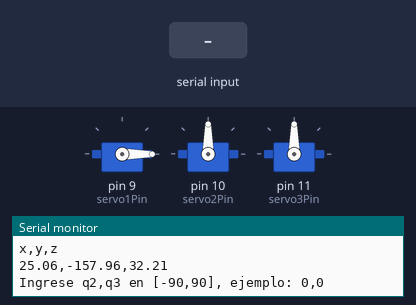
The sketch below on a simulated Arduino Uno, built with avr-gcc and run on an emulated ATmega328P. Parts: 3 × servo, the last lines printed to the serial monitor. The test bench sets the inputs (shaded band).

Above: at 1.2 s.
1.3 s: "90,45\n" received over Serial
At 2.2 s:
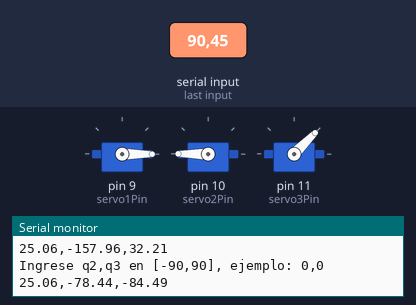
2.8 s: "1,90\n" received over Serial
At 3.3 s:
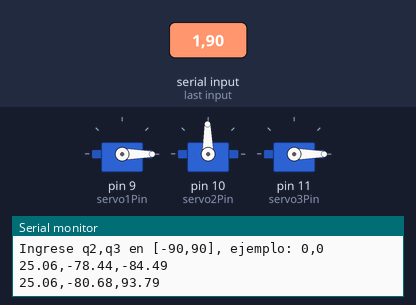
Timing chart, 0 to 5.8 s (numbered marks = the images above; inputs shaded):
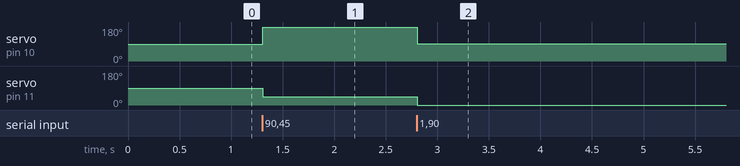

The sketch:

DK_Manual.ino
```cpp
#include <Servo.h>
#include <Math.h>

Servo servo1; // q1
Servo servo2; // q2 (fémur)
Servo servo3; // q3 (tibia)

const int servo1Pin = 9;
const int servo2Pin = 10;
const int servo3Pin = 11;

float q1_deg = 0.0;  // q1 = 0° modelo
float q2_deg = 0.0;  // Modelo: -90 a +90, 0 = 90° servo
float q3_deg = 0.0;  // Modelo: -90 a +90, 0 = 90° servo

void setup() {
  Serial.begin(9600);
  servo1.attach(servo1Pin);
  servo2.attach(servo2Pin);
  servo3.attach(servo3Pin);

  moveServos(q1_deg, q2_deg, q3_deg);

  float x, y, z;
  forwardKinematics(q1_deg, q2_deg, q3_deg, x, y, z);

  // Imprimir cabezales (opcional, se pueden omitir)
  Serial.println("x,y,z");
  // Imprimir posición inicial
  Serial.print(x); Serial.print(","); Serial.print(y); Serial.print(","); Serial.println(z);
  // Indicar al usuario cómo ingresar datos:
  Serial.println("Ingrese q2,q3 en [-90,90], ejemplo: 0,0");
}

void loop() {
  if (Serial.available() > 0) {
    String input = Serial.readStringUntil('\n');
    input.trim();
    int commaIndex = input.indexOf(',');

    if (commaIndex > 0) {
      String q2String = input.substring(0, commaIndex);
      String q3String = input.substring(commaIndex + 1);

      float q2Input = q2String.toFloat();
      float q3Input = q3String.toFloat();

      if (q2Input >= -90 && q2Input <= 90 && q3Input >= -90 && q3Input <= 90) {
        q2_deg = q2Input;
        q3_deg = q3Input;

        moveServos(q1_deg, q2_deg, q3_deg);

        float x, y, z;
        forwardKinematics(q1_deg, q2_deg, q3_deg, x, y, z);
        // Imprimir sólo valores x,y,z
        Serial.print(x); Serial.print(","); Serial.print(y); Serial.print(","); Serial.println(z);
      } else {
        Serial.println("Error: Angulos fuera de rango");
      }
    } else {
      Serial.println("Error: Formato incorrecto. Use q2,q3 (ej: 0,0)");
    }
  }
}

void forwardKinematics(float q1_deg, float q2_deg, float q3_deg, float &x, float &y, float &z) {
  float q1 = radians(q1_deg);
  float q2 = radians(q2_deg);
  float q3 = radians(q3_deg);

  float s1 = sin(q1);
  float c1 = cos(q1);
  float s2 = sin(q2);
  float c2 = cos(q2);
  float s23 = sin(q2 - q3);
  float c23 = cos(q2 - q3);

  x = 7.96*s1*s23 + 64.49*s1*c2 + 70.54*s1*c23 + 22.93*s1 + 25.06*c1;
  y = 25.06*s1 - 7.96*s23*c1 - 64.49*c1*c2 - 70.54*c1*c23 - 22.93*c1;
  z = -64.49*s2 - 70.54*s23 + 7.96*c23 + 24.25;
}

void moveServos(float q1_model, float q2_model, float q3_model) {
  // Mapear q2 y q3 al servo
  float servo2_angle = q2_model + 90.0;     // q2: 0° modelo→90° servo, +90° modelo→180°, -90°→0°
  float servo3_angle = 90.0 - q3_model;     // q3: 0° modelo→90° servo, +90°→0°, -90°→180°
  float servo1_angle = q1_model;            // q1 sin ajuste

  servo1_angle = constrain(servo1_angle, 0, 180);
  servo2_angle = constrain(servo2_angle, 0, 180);
  servo3_angle = constrain(servo3_angle, 0, 180);

  servo1.write(servo1_angle);
  servo2.write(servo2_angle);
  servo3.write(servo3_angle);
}
```

Measured:
- after the input at 1.3 s, servo on pin 10 (servo2Pin): 90° → 180° at once; servo on pin 11 (servo3Pin): 90° → 45° at once
- after the input at 2.8 s, servo on pin 10 (servo2Pin): 180° → 91° at once; servo on pin 11 (servo3Pin): 45° → 0° at once
